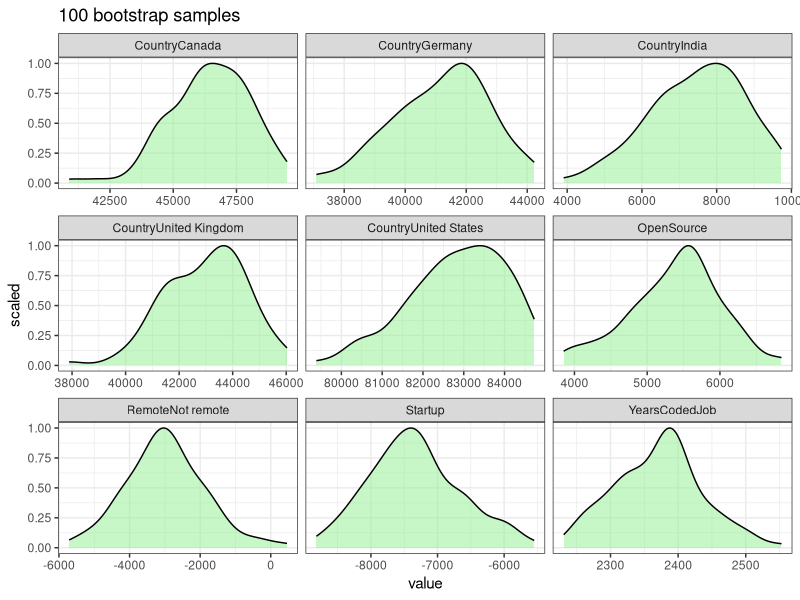

The R source for this figure:
# Setup ####
# make sure we have all the packages we need.
# install.packages(c("modeldata", "ggplot2",
#                    "magrittr", "tibble", "dplyr", "knitr"),
#                  repos = "http://cran.us.r-project.org")

## Specify N for number of bootstraps
N = 100 

## Libraries ####
library(modeldata, warn.conflicts = FALSE, quietly = TRUE)
library(ggplot2, warn.conflicts = FALSE, quietly = TRUE)
library(magrittr, warn.conflicts = FALSE, quietly = TRUE)
library(tibble, warn.conflicts = FALSE, quietly = TRUE)
library(dplyr, warn.conflicts = FALSE, quietly = TRUE)

## Set options and seed ####
options(scipen = 99)
set.seed(57)

## Load data ####
data(stackoverflow)

# REGRESSION with BOOTSTRAP CONFIDENCE INTERVALS ####
## first define the variables
## then write a for loop for bootstrapping
## collect the results into a data.frame 

data = stackoverflow %>% 
  mutate(Startup = ifelse(CompanySizeNumber > 100, 0, 1))


## Specify model formula object
formula = Salary ~ -1 + Country + OpenSource + Remote + +Startup + YearsCodedJob
coef_df = list()

## Fit model + bootstrap ####
## for each N in the N_list
## sample the data with replacement (N times)
## run the same regression model on the resampled data (boot)
## extract model coefficients
## add them to the same data.frame

for (i in 1:N){
  boot = slice_sample(data, prop = 1, replace = TRUE)
  fit = glm(formula, data = boot)
  coef_df = coef(fit) %>% 
    as_tibble(rownames = "term") %>% 
    bind_rows(coef_df)
}
cat(N, "bootstraps are completed.\n")


## plot the distribution of estimates ####
plot = coef_df %>% 
  ggplot(aes(x = value, y = after_stat(scaled))) + 
  geom_density(fill = 'lightgreen', alpha = 0.5) + 
  facet_wrap(~term, scales = "free_x") + 
  ggtitle(paste0(N, " bootstrap samples")) +
  theme_bw()

## Create plots folder if doesn't exist ####
if(!dir.exists("./plots")){
  dir.create("./plots")
}

## Save plot ####
ggsave(plot, filename = "plots/bootstrap_distribution.png")

## calculate percentile CIs ####
## last line splits each N into different data.frame
alpha = 0.05
bootsrap_CI = coef_df %>% 
  group_by(term) %>% 
  summarise_all(list(
    estimate = mean, 
    `2.5 %` = ~quantile(.x, probs = alpha),
    `97.5 %` = ~quantile(.x, probs = 1 - alpha)))


## Create output folder if doesn't exist ####
if(!dir.exists("./output")){
  dir.create("./output")
}

## save output into RDS object ####
saveRDS(bootsrap_CI, "output/bootstrap_output.RDS")
cat("Bootstrap completed and saved.\n")

## compare bootstrap CI with across N ####
bootsrap_CI %>% knitr::kable(digits = 1)
